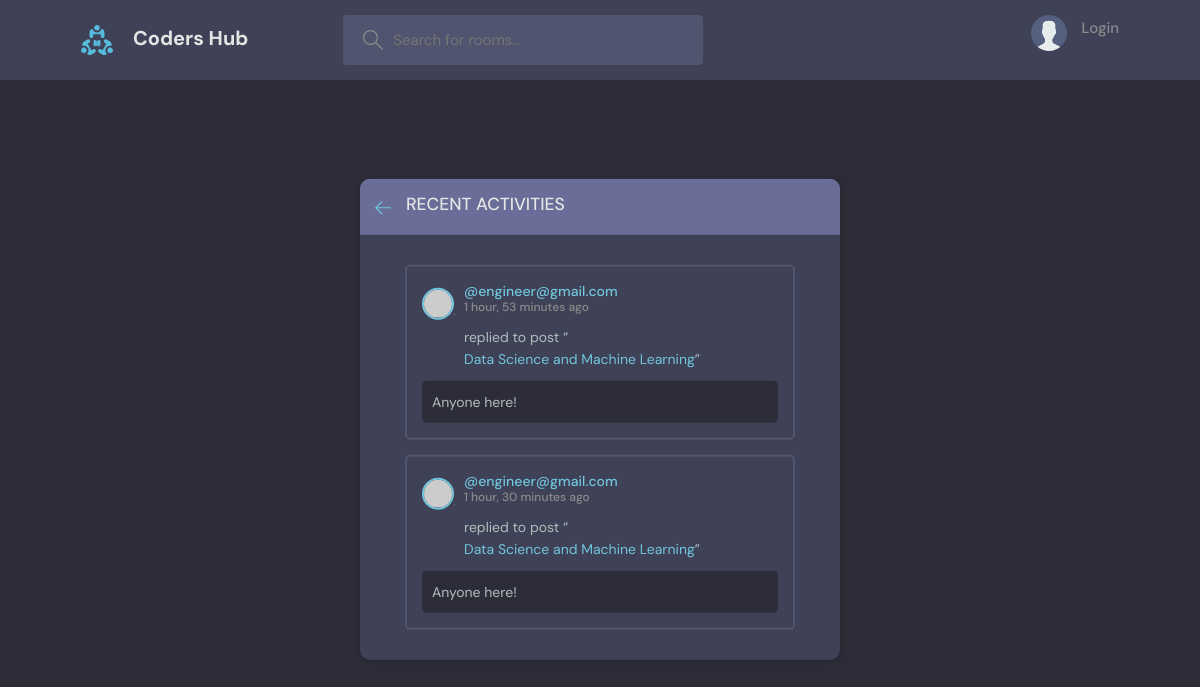
The page /activity/ on the database as committed earlier.
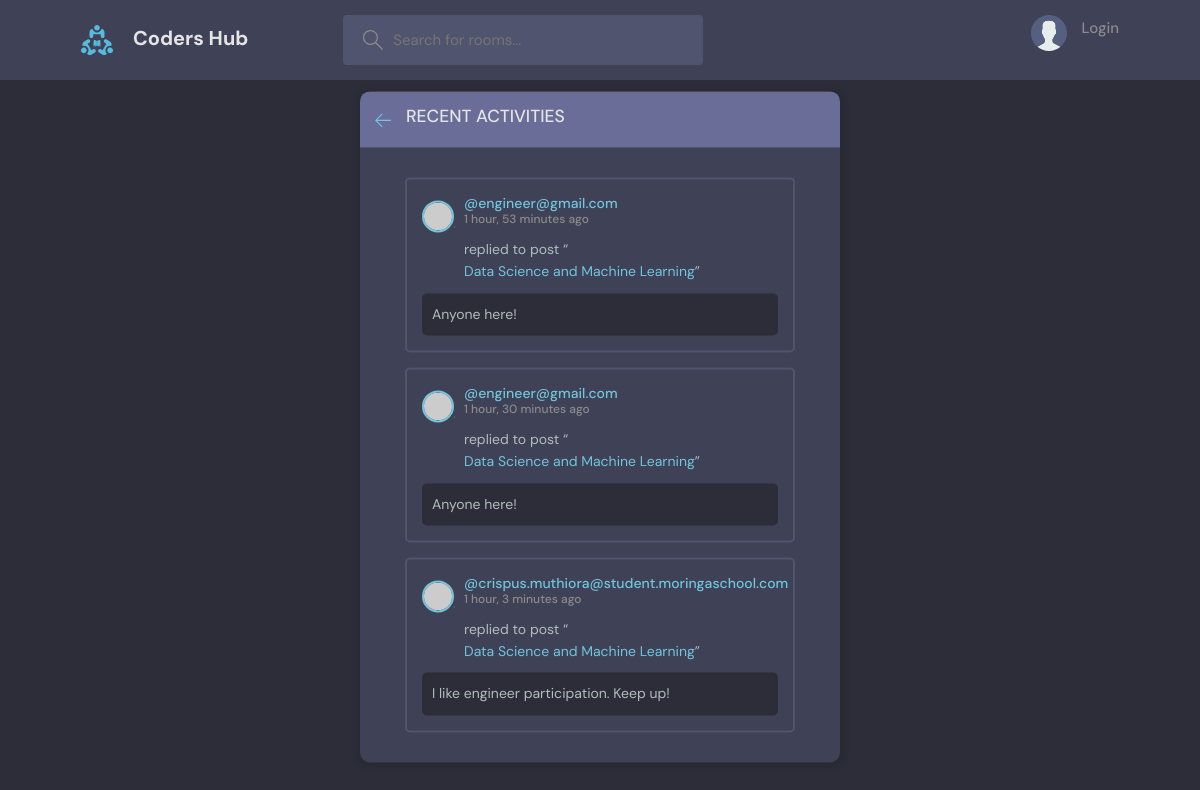
The same page on the database as committed later.
### hub/models.py (models this page shows, shortened)
class Message(models.Model):
    user = models.ForeignKey(User, on_delete=models.CASCADE)
    room = models.ForeignKey(Room, on_delete=models.CASCADE)
    body = models.TextField()
    updated = models.DateTimeField(auto_now=True)
    date_created = models.DateTimeField(auto_now_add=True)

class User(AbstractUser):
    name = models.CharField(max_length=100, null=True)
    email = models.EmailField(unique=True, null=True)
    bio = models.TextField(null=True)
    avatar = models.ImageField(null=True, default='avatar.svg')
    USERNAME_FIELD = 'email'
    REQUIRED_FIELDS = []

class Room(models.Model):
    host = models.ForeignKey(User, on_delete=models.SET_NULL, null=True)
    topic = models.ForeignKey(Topic, on_delete=models.SET_NULL, null=True)
    name = models.CharField(max_length=100)
    description= models.TextField(null=True, blank=True)
    participants = models.ManyToManyField(User, related_name='Participants')
    updated = models.DateTimeField(auto_now=True)
    date_created = models.DateTimeField(auto_now_add=True)
    class Meta:
        ordering = ['-updated', '-date_created'] # more like pagination in flask

### hub/views.py (the view)
# urls.py: path('activity/', views.activity, name="activity"),
def activity(request):
    room_messages = Message.objects.all()
    context = {'room_messages':room_messages}
    return render(request, 'hub/activity.html', context)

### hub/templates/hub/activity.html (shortened to what this page needs)
{% extends 'base.html' %}
{% block content %}
    <main class="layout">
      <div class="container">
        <div class="layout__box">
          <div class="layout__boxHeader">
            <div class="layout__boxTitle">
              <a href="{{request.META.HTPP_REFERER}}">
                <svg version="1.1" xmlns="http://www.w3.org/2000/svg" width="32" height="32" viewBox="0 0 32 32">
                  <title>arrow-left</title>
                  <path
                    d="M13.723 2.286l-13.723 13.714 13.719 13.714 1.616-1.611-10.96-10.96h27.625v-2.286h-27.625l10.965-10.965-1.616-1.607z"
                  ></path>
                </svg>
              </a>
              <h3>Recent Activities</h3>
            </div>
          </div>
          <div class="activities-page layout__body">
            {% for message in room_messages %}
            <div class="activities__box">
              <div class="activities__boxHeader roomListRoom__header">
                <a href="{% url 'profile' message.user.id %}" class="roomListRoom__author">
                  <div class="avatar avatar--small">
                    <img src="https://randomuser.me/api/portraits/women/11.jpg" />
                  </div>
                  <p>
                    @{{message.user}}
                    <span>{{message.date_created|timesince}} ago</span>
                  </p>
                </a>
              </div>
              <div class="activities__boxContent">
                <p>replied to post “<a href="{% url 'rooms' message.room.id %}">{{message.room.name}}</a>”</p>
                <div class="activities__boxRoomContent">
                    {{message.body}}
                </div>
              </div>
            </div>
            {% endfor %}
          </div>
        </div>
      </div>
    </main>
{% endblock %}

Rows that differ between the two databases and show on the page:
added Message: user "crispus.muthiora@student.moringaschool.com", date_created "1 hour, 3 minutes", room.name "Data Science and Machine Learning", body "I like engineer participation. Keep up!"
